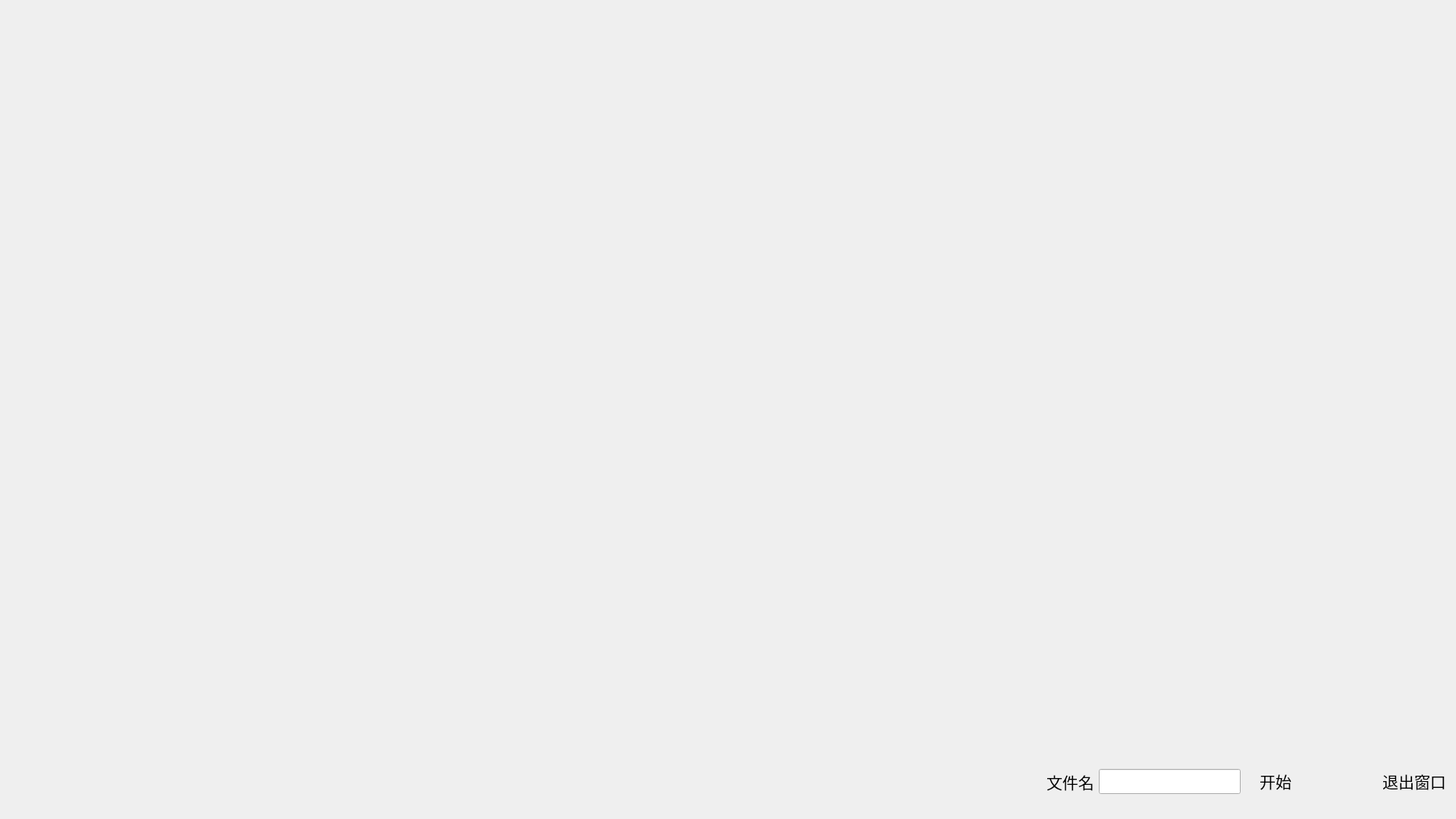
<?xml version="1.0" encoding="UTF-8"?>
<ui version="4.0">
 <class>KeyExperiment</class>
 <widget class="QWidget" name="KeyExperiment">
  <property name="geometry">
   <rect>
    <x>0</x>
    <y>0</y>
    <width>1920</width>
    <height>1080</height>
   </rect>
  </property>
  <property name="minimumSize">
   <size>
    <width>1920</width>
    <height>1080</height>
   </size>
  </property>
  <property name="maximumSize">
   <size>
    <width>1920</width>
    <height>1080</height>
   </size>
  </property>
  <property name="windowTitle">
   <string>Form</string>
  </property>
  <widget class="QWidget" name="widget" native="true">
   <property name="geometry">
    <rect>
     <x>1380</x>
     <y>1000</y>
     <width>531</width>
     <height>61</height>
    </rect>
   </property>
   <property name="layoutDirection">
    <enum>Qt::LeftToRight</enum>
   </property>
   <layout class="QHBoxLayout" name="horizontalLayout">
    <item>
     <widget class="QLabel" name="labelFileName">
      <property name="font">
       <font>
        <pointsize>16</pointsize>
       </font>
      </property>
      <property name="text">
       <string>文件名</string>
      </property>
     </widget>
    </item>
    <item>
     <widget class="QLineEdit" name="lineEditFileName">
      <property name="font">
       <font>
        <pointsize>16</pointsize>
       </font>
      </property>
     </widget>
    </item>
    <item>
     <widget class="QPushButton" name="pushButtonStart">
      <property name="font">
       <font>
        <pointsize>16</pointsize>
       </font>
      </property>
      <property name="text">
       <string>开始</string>
      </property>
      <property name="flat">
       <bool>true</bool>
      </property>
     </widget>
    </item>
    <item>
     <spacer name="horizontalSpacer_4">
      <property name="orientation">
       <enum>Qt::Horizontal</enum>
      </property>
      <property name="sizeHint" stdset="0">
       <size>
        <width>96</width>
        <height>20</height>
       </size>
      </property>
     </spacer>
    </item>
    <item>
     <widget class="QPushButton" name="pushButtonBack">
      <property name="font">
       <font>
        <pointsize>16</pointsize>
       </font>
      </property>
      <property name="text">
       <string>退出窗口</string>
      </property>
      <property name="flat">
       <bool>true</bool>
      </property>
     </widget>
    </item>
   </layout>
  </widget>
 </widget>
 <resources/>
 <connections/>
</ui>
